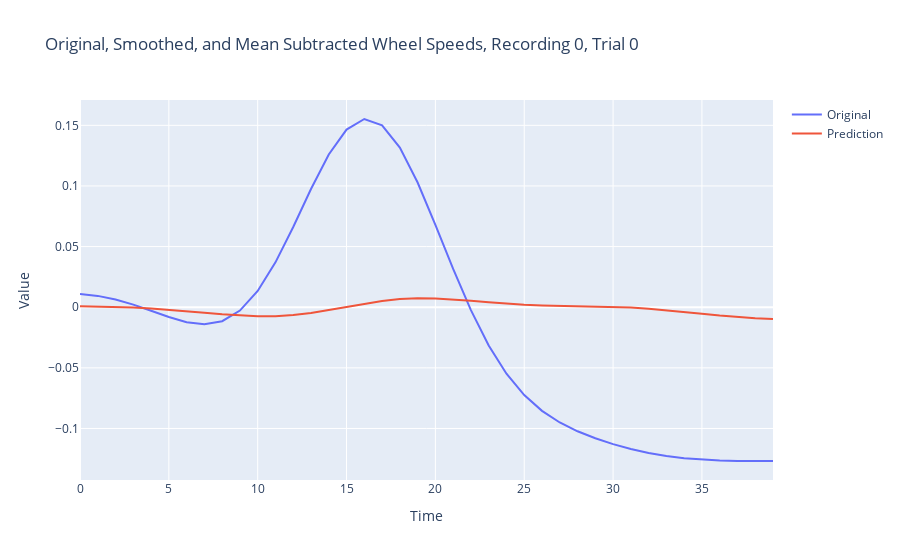
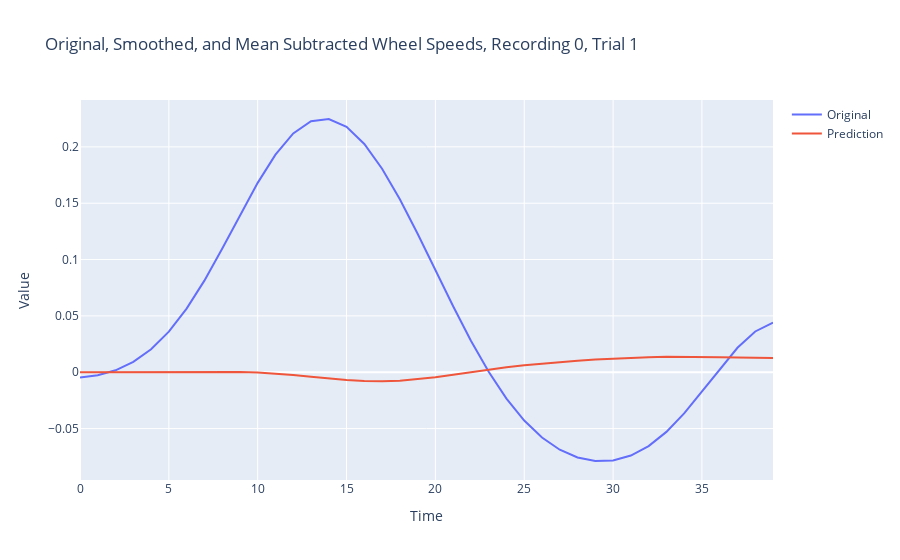

Notebook cell for these charts, in order:
### Code cell
for recording_session in range(TOTAL_RECORDINGS):
    for t in range(5):
        fig = go.Figure()
        fig.add_trace(go.Scatter(y=Y_test[recording_session][t], name='Original'))
        fig.add_trace(go.Scatter(y=Y_pred_continuous_decoder[recording_session][t], name='Prediction'))
        fig.update_layout(title=f'Original, Smoothed, and Mean Subtracted Wheel Speeds, Recording 0, Trial {t}', xaxis_title='Time', yaxis_title='Value')
        fig.show()
